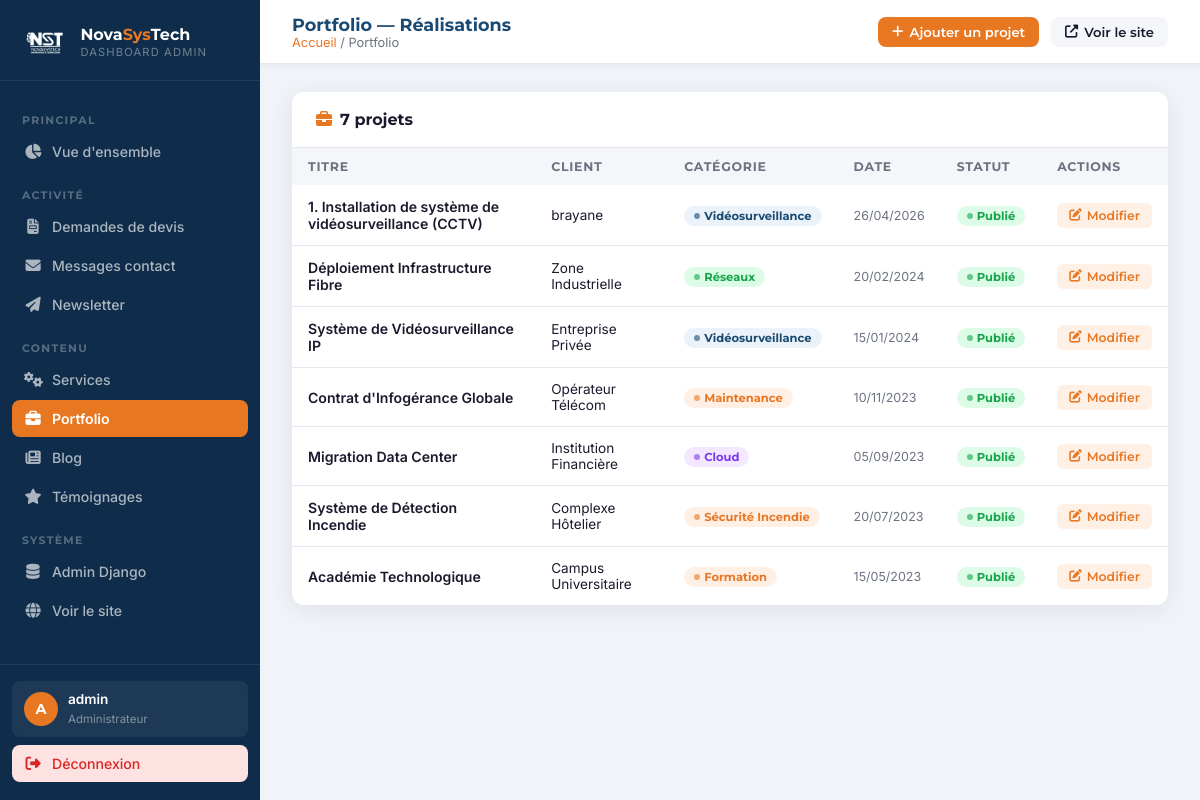
Before: /dashboard/projets/ (signed in) with the older database file.
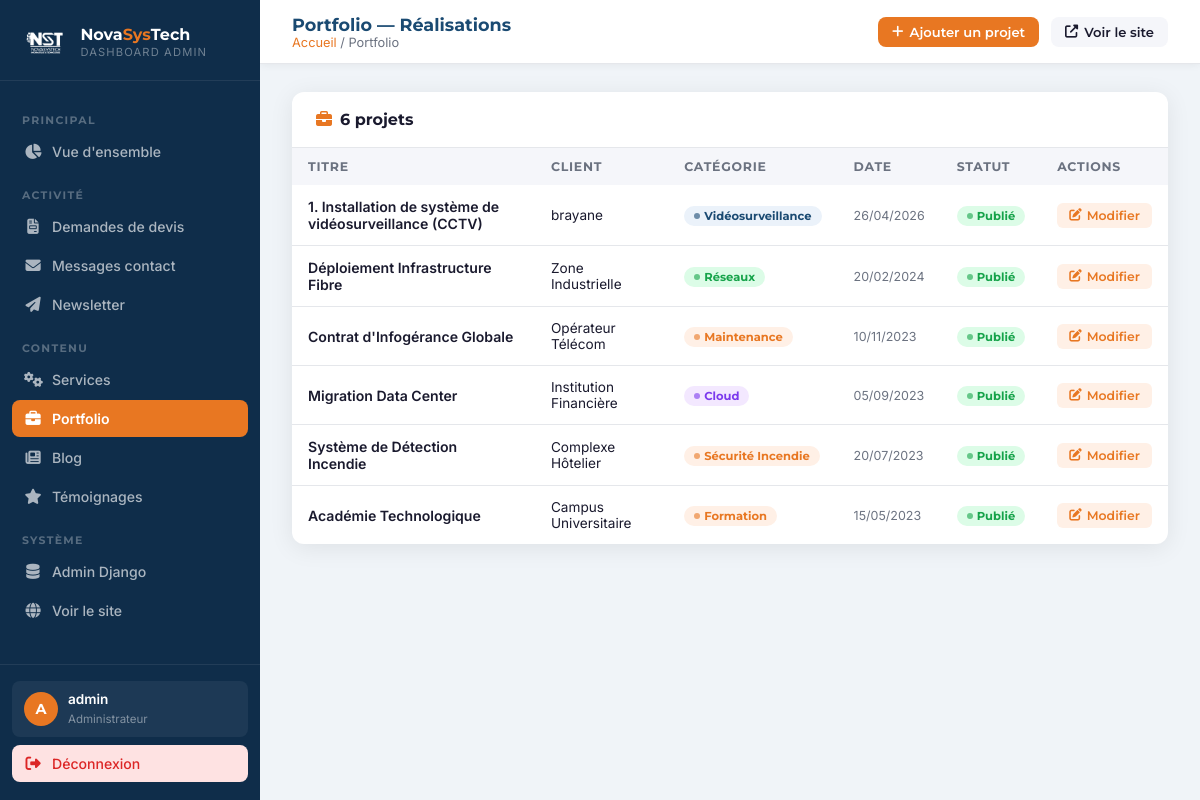
After: the same page with the newer database file.
### portfolio/models.py (models this page shows, shortened)
class Projet(models.Model):
    CATEGORIES = [
        ('cctv', 'Vidéosurveillance'),
        ('reseaux', 'Réseaux'),
        ('maintenance', 'Maintenance'),
        ('cloud', 'Cloud'),
        ('alarmes', 'Sécurité Incendie'),
        ('formation', 'Formation'),
    ]
    titre = models.CharField(max_length=300)
    slug = models.SlugField(unique=True)
    categorie = models.CharField(max_length=50, choices=CATEGORIES, default='cctv')
    client = models.CharField(max_length=200)
    description = models.TextField()
    image = models.ImageField(upload_to='portfolio/', blank=True, null=True)
    date_realisation = models.DateField(null=True, blank=True)
    est_publie = models.BooleanField(default=True)
    ordre = models.IntegerField(default=0)
    class Meta:
        ordering = ['ordre', '-date_realisation']
        verbose_name = 'Projet Portfolio'

### dashboard/views.py (the view)
# urls.py: path('projets/', views.projets_list, name='projets_list'),
@login_required(login_url='/dashboard/login/')
def projets_list(request):
    projets = Projet.objects.order_by('-date_realisation')
    return render(request, 'dashboard/projets.html', {'page': 'projets', 'projets': projets})

### core/context_processors.py (called while the page is built)
def global_context(request):
    return {
        'PHONE_1': getattr(settings, 'PHONE_1', '+228 79 92 81 81'),
        'EMAIL_CONTACT': getattr(settings, 'EMAIL_CONTACT', 'contact@novasystechn.com'),
        'EMAIL_SUPPORT': getattr(settings, 'EMAIL_SUPPORT', 'contact@novasystechn.com'),
        'WHATSAPP_NUMBER': getattr(settings, 'WHATSAPP_NUMBER', '22879928181'),
        'ADRESSE': getattr(settings, 'ADRESSE', 'Agoè Assiyéyé, Lomé'),
        'MAPS_URL': getattr(settings, 'MAPS_URL', ''),
        'RECAPTCHA_PUBLIC_KEY': getattr(settings, 'RECAPTCHA_PUBLIC_KEY', ''),
        'SITE_URL': getattr(settings, 'SITE_URL', ''),
    }

### templates/dashboard/projets.html (shortened to what this page needs)
{% extends 'dashboard/base.html' %}
{% block page_title %}Portfolio — Réalisations{% endblock %}
{% block breadcrumb %}<a href="{% url 'dashboard_home' %}">Accueil</a> / Portfolio{% endblock %}
{% block topbar_actions %}
<a href="/admin/portfolio/projet/add/" class="topbar-btn primary" target="_blank"><i class="fas fa-plus"></i> Ajouter un projet</a>
{% endblock %}
{% block content %}
<div class="card">
  <div class="card-header"><h3><i class="fas fa-briefcase" style="color:var(--orange);margin-right:8px;"></i>{{ projets.count }} projet{{ projets.count|pluralize }}</h3></div>
  <div class="table-wrap">
    <table>
      <thead><tr><th>Titre</th><th>Client</th><th>Catégorie</th><th>Date</th><th>Statut</th><th>Actions</th></tr></thead>
      <tbody>
        {% for p in projets %}
        <tr>
          <td style="font-weight:600;">{{ p.titre }}</td>
          <td style="font-size:.85rem;">{{ p.client }}</td>
          <td><span class="badge {% if p.categorie == 'cctv' %}blue{% elif p.categorie == 'reseaux' %}green{% elif p.categorie == 'cloud' %}purple{% else %}orange{% endif %}">{{ p.get_categorie_display }}</span></td>
          <td style="font-size:.78rem;color:var(--text-light);">{{ p.date_realisation|date:"d/m/Y"|default:"—" }}</td>
          <td>{% if p.est_publie %}<span class="badge green">Publié</span>{% else %}<span class="badge gray">Masqué</span>{% endif %}</td>
          <td><a href="/admin/portfolio/projet/{{ p.pk }}/change/" class="action-btn edit" target="_blank"><i class="fas fa-edit"></i> Modifier</a></td>
        </tr>
        {% empty %}
        <tr><td colspan="6"><div class="empty-state"><i class="fas fa-briefcase"></i><p>Aucun projet</p></div></td></tr>
        {% endfor %}
      </tbody>
    </table>
  </div>
</div>
{% endblock %}

Changed rows visible on the page:
removed Projet: titre "Système de Vidéosurveillance IP", client "Entreprise Privée", categorie "Vidéosurveillance", date_realisation "15/01/2024", est_publie "Publié"
Other visible differences:
{{ projets.count }}: "7" → "6"
